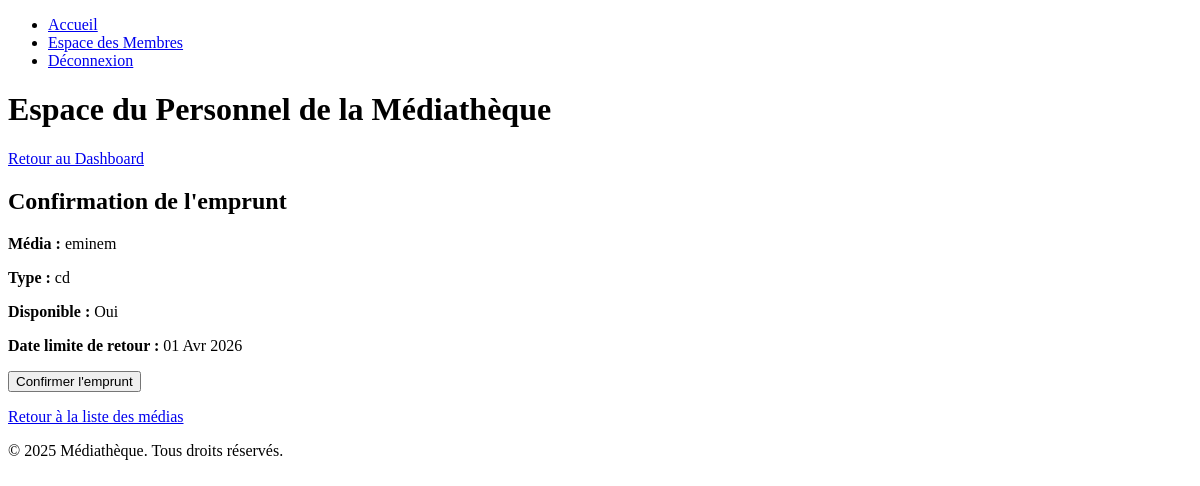
The page /staff/emprunter/confirmer/5/ (signed in) on the database as committed earlier.
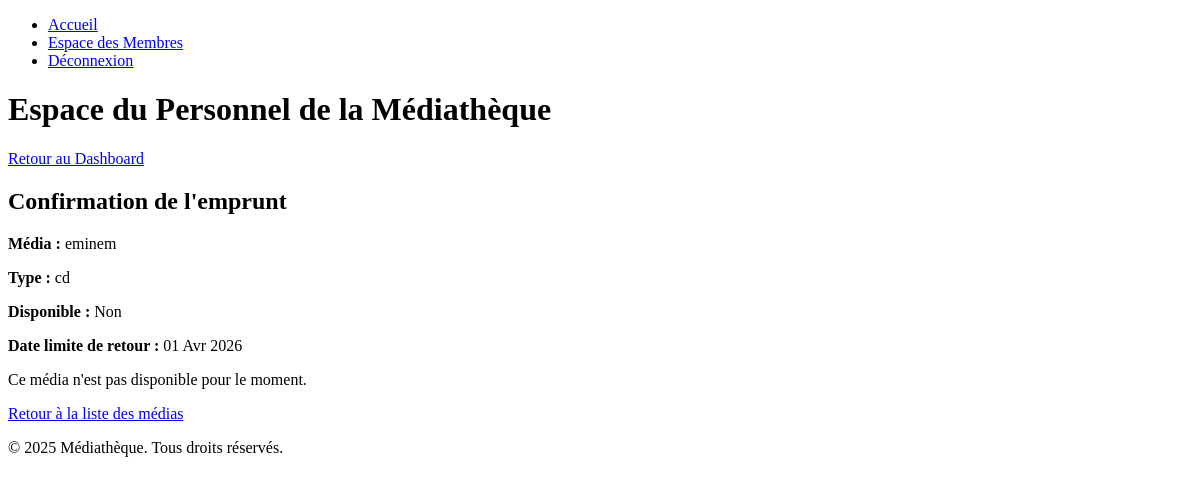
The same page on the database as committed later.
### mediatheque/staff/views/media_views.py (the view)
# urls.py: path('emprunter/confirmer/<int:pk>/', media_views.confirm_borrow, name='confirmer_emprunt'),
@login_required
@permission_required('authentification.can_borrow_media', raise_exception=True)
def confirm_borrow(request, pk):
    media = get_object_or_404(MediaStaff, id=pk)
    due_date = timezone.now() + timezone.timedelta(days=7)
    if request.method == 'POST':
        form = BorrowMediaForm(request.POST, user=request.user)
        if form.is_valid():
            borrow_item = form.save(commit=False)  # Ne pas sauvegarder tout de suite
            borrow_item.user = request.user  # Attribuer l'utilisateur à l'emprunt
            borrow_item.save()  # Sauvegarder en base
            media.is_available = False
            media.save()
            return redirect('staff:succes_emprunt', pk=media.id)
    else:
        form = BorrowMediaForm(initial={
            'media': media,
            'due_date': due_date,
        }, user=request.user)
    context = {
        'media': media,
        'due_date': due_date,
        'form': form,
    }
    return render(request, 'staff/media/borrow_confirm.html', context)

### mediatheque/staff/templates/staff/media/borrow_confirm.html (shortened to what this page needs)
{% extends 'base.html' %}
{% block return_link %}
<h1>Espace du Personnel de la Médiathèque</h1>
<a href="{% url 'staff:espace_staff' %}">Retour au Dashboard</a>
{% endblock %}
{% block content %}
<div class="mb-4">
    <h2>Confirmation de l'emprunt</h2>
    <p><strong>Média :</strong> {{ media.name }}</p>
    <p><strong>Type :</strong> {{ media.media_type }}</p>
    <p><strong>Disponible :</strong> {% if media.is_available %}Oui{% else %}Non{% endif %}</p>
    <p><strong>Date limite de retour :</strong> {{ due_date|date:"d M Y" }}</p>
    {% if media.is_available %}
    <form method="post">
        <button type="submit" class="btn btn-primary">Confirmer l'emprunt</button>
    </form>
    {% else %}
    <p class="text-danger">Ce média n'est pas disponible pour le moment.</p>
    {% endif %}
    <p><a href="{% url 'staff:media_liste' %}">Retour à la liste des médias</a></p>
</div>
{% endblock %}

Rows that differ between the two databases and show on the page:
changed MediaStaff "eminem": is_available True → False (drawn)
Other text that changed with them:
text no longer shown: "Oui Confirmer l'emprunt"
text now shown: "Non Ce média n'est pas disponible pour le moment."
